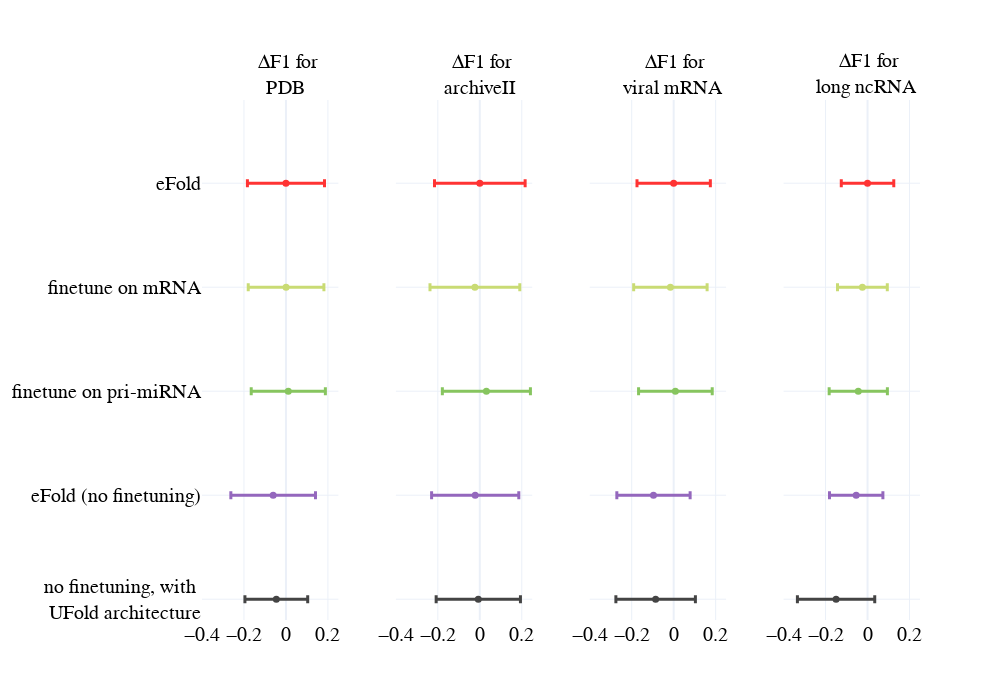

The cell this chart's notebook holds for it:
### Code cell
import plotly.graph_objects as go
from plotly.subplots import make_subplots
import plotly.express as px

models = [
            'eFold',
            'finetune on mRNA',
            'finetune on pri-miRNA',
            'eFold (no finetuning)',
            'no finetuning, with <br> UFold architecture',
          ]

datasets = ['PDB', "archiveII", 'viral mRNA', 'long ncRNA']

baseline = data_comparison[data_comparison['model']=='eFold'].groupby('dataset')['f1'].mean()

fig = make_subplots(rows=len(models), cols=len(datasets), 
                    subplot_titles=([f'        ∆F1 for <br>      {dataset}' for dataset in datasets]), shared_yaxes=True, shared_xaxes=True,
                    vertical_spacing=0,
                    horizontal_spacing=0.08
                    )
palette = px.colors.qualitative.Pastel
colors = {'eFold': '#FF3333',
          'finetune on mRNA': palette[7],
          'finetune on pri-miRNA': palette[4],
          'eFold (no finetuning)': "rgb(148, 103, 189)",
          'no finetuning, with <br> UFold architecture': '#444444'}

for i, model in enumerate(models):
    for j, dataset in enumerate(datasets):
        
        data = data_comparison[(data_comparison['model']==model) & (data_comparison['dataset']==dataset)]

        # fig.add_trace(go.Box(x=data['f1'] - baseline[dataset], #meanline_visible=True, 
        #                      boxpoints=False,
        #                      name=model, marker_color=colors[i], showlegend=False), row=1+i, col=1+j)
        
        fig.add_trace(go.Scatter(x=[data['f1'].mean() - baseline[dataset]], y=[model], 
                                 error_x=dict(type='data', array=[data['f1'].std()], thickness=3),
                                 mode='markers', marker_color=colors[model], marker_size=7,
                                 showlegend=False), row=1+i, col=1+j)
        
fig.update_annotations(font_size=20)
fig.update_xaxes(range=[-0.4, 0.25], mirror=True,)
fig.update_layout(
                    xaxis=dict(
                        tickfont=dict(size=1)  # Set the desired font size here
                    ),
                    height=len(models)*100 +200, width=1000,
                    template='plotly_white', 
                    font_size=20, font_color='black', font_family='helvetica light')
fig.update_layout(
xaxis = dict(
tickfont = dict(size=5)))
fig.show()

### Figure 1 — Plotly figure (JSON) as saved in the notebook; plotly's stock layout.template omitted (floating-point values rounded to 4 significant figures)
{"data": [{"error_x": {"array": [0.1836], "thickness": 3, "type": "data"}, "marker": {"color": "#FF3333", "size": 7}, "mode": "markers", "showlegend": false, "type": "scatter", "x": [0], "xaxis": "x", "y": ["eFold"], "yaxis": "y"}, {"error_x": {"array": [0.216], "thickness": 3, "type": "data"}, "marker": {"color": "#FF3333", "size": 7}, "mode": "markers", "showlegend": false, "type": "scatter", "x": [0], "xaxis": "x2", "y": ["eFold"], "yaxis": "y2"}, {"error_x": {"array": [0.1747], "thickness": 3, "type": "data"}, "marker": {"color": "#FF3333", "size": 7}, "mode": "markers", "showlegend": false, "type": "scatter", "x": [0], "xaxis": "x3", "y": ["eFold"], "yaxis": "y3"}, {"error_x": {"array": [0.1251], "thickness": 3, "type": "data"}, "marker": {"color": "#FF3333", "size": 7}, "mode": "markers", "showlegend": false, "type": "scatter", "x": [0], "xaxis": "x4", "y": ["eFold"], "yaxis": "y4"}, {"error_x": {"array": [0.1803], "thickness": 3, "type": "data"}, "marker": {"color": "rgb(201, 219, 116)", "size": 7}, "mode": "markers", "showlegend": false, "type": "scatter", "x": [0.0006002], "xaxis": "x5", "y": ["finetune on mRNA"], "yaxis": "y5"}, {"error_x": {"array": [0.214], "thickness": 3, "type": "data"}, "marker": {"color": "rgb(201, 219, 116)", "size": 7}, "mode": "markers", "showlegend": false, "type": "scatter", "x": [-0.02343], "xaxis": "x6", "y": ["finetune on mRNA"], "yaxis": "y6"}, {"error_x": {"array": [0.175], "thickness": 3, "type": "data"}, "marker": {"color": "rgb(201, 219, 116)", "size": 7}, "mode": "markers", "showlegend": false, "type": "scatter", "x": [-0.01563], "xaxis": "x7", "y": ["finetune on mRNA"], "yaxis": "y7"}, {"error_x": {"array": [0.1186], "thickness": 3, "type": "data"}, "marker": {"color": "rgb(201, 219, 116)", "size": 7}, "mode": "markers", "showlegend": false, "type": "scatter", "x": [-0.02443], "xaxis": "x8", "y": ["finetune on mRNA"], "yaxis": "y8"}, {"error_x": {"array": [0.1766], "thickness": 3, "type": "data"}, "marker": {"color": "rgb(135, 197, 95)", "size": 7}, "mode": "markers", "showlegend": false, "type": "scatter", "x": [0.01117], "xaxis": "x9", "y": ["finetune on pri-miRNA"], "yaxis": "y9"}, {"error_x": {"array": [0.2098], "thickness": 3, "type": "data"}, "marker": {"color": "rgb(135, 197, 95)", "size": 7}, "mode": "markers", "showlegend": false, "type": "scatter", "x": [0.03134], "xaxis": "x10", "y": ["finetune on pri-miRNA"], "yaxis": "y10"}, {"error_x": {"array": [0.1754], "thickness": 3, "type": "data"}, "marker": {"color": "rgb(135, 197, 95)", "size": 7}, "mode": "markers", "showlegend": false, "type": "scatter", "x": [0.008211], "xaxis": "x11", "y": ["finetune on pri-miRNA"], "yaxis": "y11"}, {"error_x": {"array": [0.1387], "thickness": 3, "type": "data"}, "marker": {"color": "rgb(135, 197, 95)", "size": 7}, "mode": "markers", "showlegend": false, "type": "scatter", "x": [-0.04407], "xaxis": "x12", "y": ["finetune on pri-miRNA"], "yaxis": "y12"}, {"error_x": {"array": [0.2016], "thickness": 3, "type": "data"}, "marker": {"color": "rgb(148, 103, 189)", "size": 7}, "mode": "markers", "showlegend": false, "type": "scatter", "x": [-0.06094], "xaxis": "x13", "y": ["eFold (no finetuning)"], "yaxis": "y13"}, {"error_x": {"array": [0.2077], "thickness": 3, "type": "data"}, "marker": {"color": "rgb(148, 103, 189)", "size": 7}, "mode": "markers", "showlegend": false, "type": "scatter", "x": [-0.02199], "xaxis": "x14", "y": ["eFold (no finetuning)"], "yaxis": "y14"}, {"error_x": {"array": [0.1746], "thickness": 3, "type": "data"}, "marker": {"color": "rgb(148, 103, 189)", "size": 7}, "mode": "markers", "showlegend": false, "type": "scatter", "x": [-0.09619], "xaxis": "x15", "y": ["eFold (no finetuning)"], "yaxis": "y15"}, {"error_x": {"array": [0.1273], "thickness": 3, "type": "data"}, "marker": {"color": "rgb(148, 103, 189)", "size": 7}, "mode": "markers", "showlegend": false, "type": "scatter", "x": [-0.05406], "xaxis": "x16", "y": ["eFold (no finetuning)"], "yaxis": "y16"}, {"error_x": {"array": [0.1495], "thickness": 3, "type": "data"}, "marker": {"color": "#444444", "size": 7}, "mode": "markers", "showlegend": false, "type": "scatter", "x": [-0.0459], "xaxis": "x17", "y": ["no finetuning, with <br> UFold architecture"], "yaxis": "y17"}, {"error_x": {"array": [0.2008], "thickness": 3, "type": "data"}, "marker": {"color": "#444444", "size": 7}, "mode": "markers", "showlegend": false, "type": "scatter", "x": [-0.007189], "xaxis": "x18", "y": ["no finetuning, with <br> UFold architecture"], "yaxis": "y18"}, {"error_x": {"array": [0.1895], "thickness": 3, "type": "data"}, "marker": {"color": "#444444", "size": 7}, "mode": "markers", "showlegend": false, "type": "scatter", "x": [-0.0859], "xaxis": "x19", "y": ["no finetuning, with <br> UFold architecture"], "yaxis": "y19"}, {"error_x": {"array": [0.1842], "thickness": 3, "type": "data"}, "marker": {"color": "#444444", "size": 7}, "mode": "markers", "showlegend": false, "type": "scatter", "x": [-0.1499], "xaxis": "x20", "y": ["no finetuning, with <br> UFold architecture"], "yaxis": "y20"}], "layout": {"annotations": [{"font": {"size": 20}, "showarrow": false, "text": "        ∆F1 for <br>      PDB", "x": 0.095, "xanchor": "center", "xref": "paper", "y": 1, "yanchor": "bottom", "yref": "paper"}, {"font": {"size": 20}, "showarrow": false, "text": "        ∆F1 for <br>      archiveII", "x": 0.365, "xanchor": "center", "xref": "paper", "y": 1, "yanchor": "bottom", "yref": "paper"}, {"font": {"size": 20}, "showarrow": false, "text": "        ∆F1 for <br>      viral mRNA", "x": 0.635, "xanchor": "center", "xref": "paper", "y": 1, "yanchor": "bottom", "yref": "paper"}, {"font": {"size": 20}, "showarrow": false, "text": "        ∆F1 for <br>      long ncRNA", "x": 0.905, "xanchor": "center", "xref": "paper", "y": 1, "yanchor": "bottom", "yref": "paper"}], "font": {"color": "black", "family": "helvetica light", "size": 20}, "height": 700, "width": 1000, "xaxis": {"anchor": "y", "domain": [0, 0.19], "matches": "x17", "mirror": true, "range": [-0.4, 0.25], "showticklabels": false, "tickfont": {"size": 5}}, "xaxis10": {"anchor": "y10", "domain": [0.27, 0.46], "matches": "x18", "mirror": true, "range": [-0.4, 0.25], "showticklabels": false}, "xaxis11": {"anchor": "y11", "domain": [0.54, 0.73], "matches": "x19", "mirror": true, "range": [-0.4, 0.25], "showticklabels": false}, "xaxis12": {"anchor": "y12", "domain": [0.81, 1], "matches": "x20", "mirror": true, "range": [-0.4, 0.25], "showticklabels": false}, "xaxis13": {"anchor": "y13", "domain": [0, 0.19], "matches": "x17", "mirror": true, "range": [-0.4, 0.25], "showticklabels": false}, "xaxis14": {"anchor": "y14", "domain": [0.27, 0.46], "matches": "x18", "mirror": true, "range": [-0.4, 0.25], "showticklabels": false}, "xaxis15": {"anchor": "y15", "domain": [0.54, 0.73], "matches": "x19", "mirror": true, "range": [-0.4, 0.25], "showticklabels": false}, "xaxis16": {"anchor": "y16", "domain": [0.81, 1], "matches": "x20", "mirror": true, "range": [-0.4, 0.25], "showticklabels": false}, "xaxis17": {"anchor": "y17", "domain": [0, 0.19], "mirror": true, "range": [-0.4, 0.25]}, "xaxis18": {"anchor": "y18", "domain": [0.27, 0.46], "mirror": true, "range": [-0.4, 0.25]}, "xaxis19": {"anchor": "y19", "domain": [0.54, 0.73], "mirror": true, "range": [-0.4, 0.25]}, "xaxis2": {"anchor": "y2", "domain": [0.27, 0.46], "matches": "x18", "mirror": true, "range": [-0.4, 0.25], "showticklabels": false}, "xaxis20": {"anchor": "y20", "domain": [0.81, 1], "mirror": true, "range": [-0.4, 0.25]}, "xaxis3": {"anchor": "y3", "domain": [0.54, 0.73], "matches": "x19", "mirror": true, "range": [-0.4, 0.25], "showticklabels": false}, "xaxis4": {"anchor": "y4", "domain": [0.81, 1], "matches": "x20", "mirror": true, "range": [-0.4, 0.25], "showticklabels": false}, "xaxis5": {"anchor": "y5", "domain": [0, 0.19], "matches": "x17", "mirror": true, "range": [-0.4, 0.25], "showticklabels": false}, "xaxis6": {"anchor": "y6", "domain": [0.27, 0.46], "matches": "x18", "mirror": true, "range": [-0.4, 0.25], "showticklabels": false}, "xaxis7": {"anchor": "y7", "domain": [0.54, 0.73], "matches": "x19", "mirror": true, "range": [-0.4, 0.25], "showticklabels": false}, "xaxis8": {"anchor": "y8", "domain": [0.81, 1], "matches": "x20", "mirror": true, "range": [-0.4, 0.25], "showticklabels": false}, "xaxis9": {"anchor": "y9", "domain": [0, 0.19], "matches": "x17", "mirror": true, "range": [-0.4, 0.25], "showticklabels": false}, "yaxis": {"anchor": "x", "domain": [0.8, 1]}, "yaxis10": {"anchor": "x10", "domain": [0.4, 0.6], "matches": "y9", "showticklabels": false}, "yaxis11": {"anchor": "x11", "domain": [0.4, 0.6], "matches": "y9", "showticklabels": false}, "yaxis12": {"anchor": "x12", "domain": [0.4, 0.6], "matches": "y9", "showticklabels": false}, "yaxis13": {"anchor": "x13", "domain": [0.2, 0.4]}, "yaxis14": {"anchor": "x14", "domain": [0.2, 0.4], "matches": "y13", "showticklabels": false}, "yaxis15": {"anchor": "x15", "domain": [0.2, 0.4], "matches": "y13", "showticklabels": false}, "yaxis16": {"anchor": "x16", "domain": [0.2, 0.4], "matches": "y13", "showticklabels": false}, "yaxis17": {"anchor": "x17", "domain": [0, 0.2]}, "yaxis18": {"anchor": "x18", "domain": [0, 0.2], "matches": "y17", "showticklabels": false}, "yaxis19": {"anchor": "x19", "domain": [0, 0.2], "matches": "y17", "showticklabels": false}, "yaxis2": {"anchor": "x2", "domain": [0.8, 1], "matches": "y", "showticklabels": false}, "yaxis20": {"anchor": "x20", "domain": [0, 0.2], "matches": "y17", "showticklabels": false}, "yaxis3": {"anchor": "x3", "domain": [0.8, 1], "matches": "y", "showticklabels": false}, "yaxis4": {"anchor": "x4", "domain": [0.8, 1], "matches": "y", "showticklabels": false}, "yaxis5": {"anchor": "x5", "domain": [0.6, 0.8]}, "yaxis6": {"anchor": "x6", "domain": [0.6, 0.8], "matches": "y5", "showticklabels": false}, "yaxis7": {"anchor": "x7", "domain": [0.6, 0.8], "matches": "y5", "showticklabels": false}, "yaxis8": {"anchor": "x8", "domain": [0.6, 0.8], "matches": "y5", "showticklabels": false}, "yaxis9": {"anchor": "x9", "domain": [0.4, 0.6]}}}
